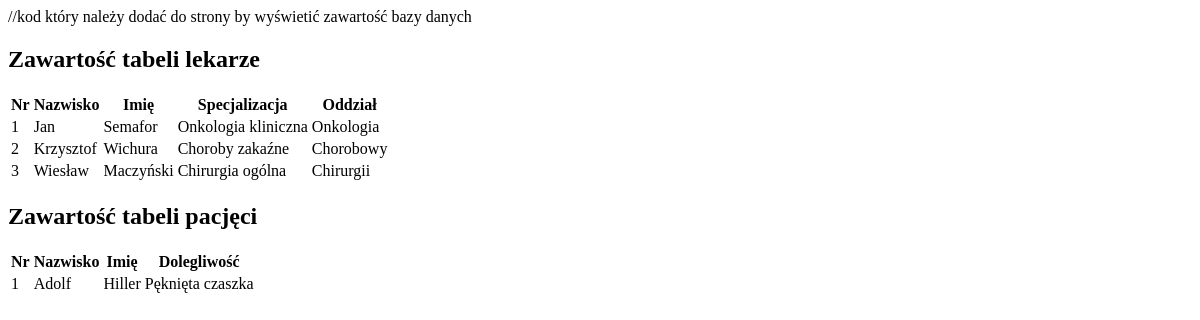
Before: / with the older database file.
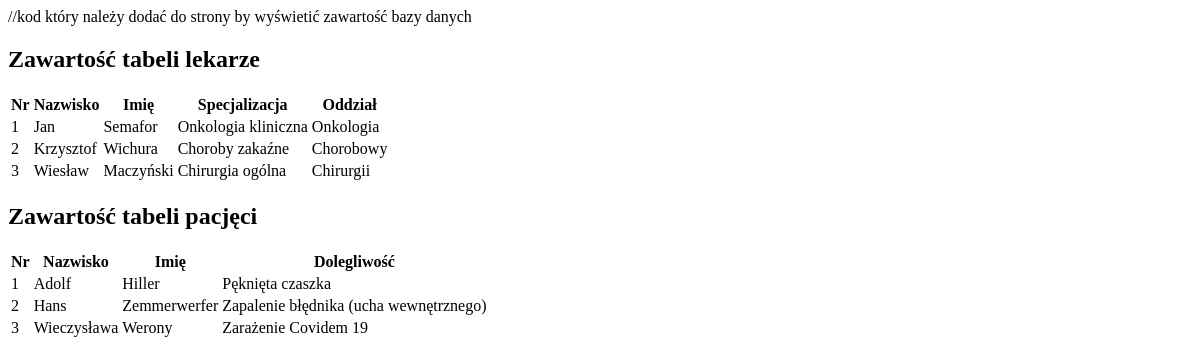
After: the same page with the newer database file.
### tables this page shows
CREATE TABLE `lekarze` (
  `Id_lekarza` int(60) NOT NULL,
  `Imię` varchar(60) NOT NULL,
  `Nazwisko` varchar(60) NOT NULL,
  `Specjalizacja` varchar(100) NOT NULL,
  `Oddział` varchar(100) NOT NULL
);

### szpital.php (the view, shortened to what this page needs)
<?php
class szpital{
    private $polaczenie;
    private $komunikat='';
    private function nawiazPolaczenie(){
		$this->polaczenie = new mysqli('localhost','root','','szpital');
        mysqli_set_charset($this->polaczenie,'utf8');
    }
    private function wyswietlTabele(){
        $zapytanie='SELECT * FROM lekarze ORDER BY Id_lekarza';
        $wynik_zapytania=$this->polaczenie->query($zapytanie);
        $tmp = '<h2>Zawartość tabeli lekarze</h2><table>';
		 $tmp .= "<tr><th>Nr</th><th>Nazwisko</th><th>Imię</th><th>Specjalizacja</th><th>Oddział</th></tr>";
		 $i=1;
         while($obiekt=mysqli_fetch_object($wynik_zapytania)){
            $tmp .= "<tr><td>$i</td><td>$obiekt->Imię</td><td>$obiekt->Nazwisko</td><td>$obiekt->Specjalizacja</td><td>$obiekt->Oddział</td></tr>";
             $i++;
        }
        return $tmp .'</table>';
    }
    function wyswietlStrone(){
        $tmp = $this->wyswietlTabele();
        $tmp .= $this->komunikat;
        return $tmp;
    }
	private function wyswietlTabele2(){
        $zapytanie='SELECT * FROM pacjęci ORDER BY Id_pacjęta';
        $wynik_zapytania=$this->polaczenie->query($zapytanie);
        $tmp = '<h2>Zawartość tabeli pacjęci</h2><table>';
		 $tmp .= "<tr><th>Nr</th><th>Nazwisko</th><th>Imię</th><th>Dolegliwość</th></tr>";
		 $i=1;
         while($obiekt=mysqli_fetch_object($wynik_zapytania)){
            $tmp .= "<tr><td>$i</td><td>$obiekt->Imię</td><td>$obiekt->Nazwisko</td><td>$obiekt->Dolegliwość</td></tr>";
             $i++;
        }
        return $tmp .'</table>';
    }
    function wyswietlStrone2(){
        $tmp = $this->wyswietlTabele2();
        $tmp .= $this->komunikat;
        return $tmp;
    }
}
?>

Changed rows visible on the page:
added pacjęci: Imię "Hans", Nazwisko "Zemmerwerfer", Dolegliwość "Zapalenie błędnika (ucha wewnętrznego)"
added pacjęci: Imię "Wieczysława", Nazwisko "Werony", Dolegliwość "Zarażenie Covidem 19"
